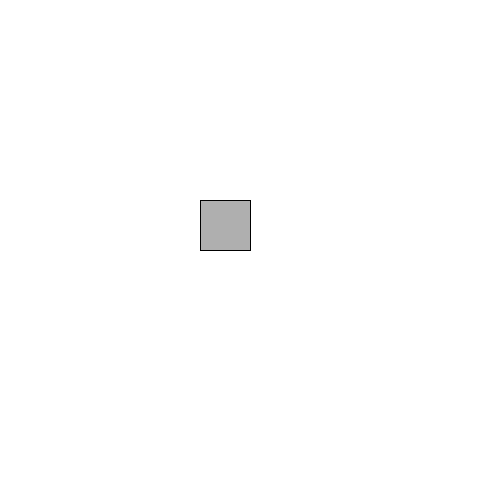
Frame 1 (no input)
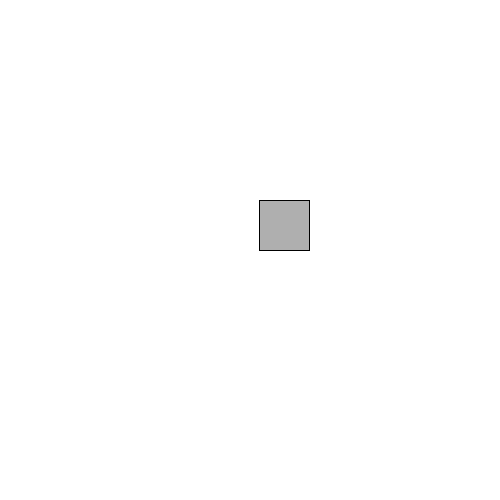
Frame 60 (the mouse pressed at the canvas centre just before this capture)
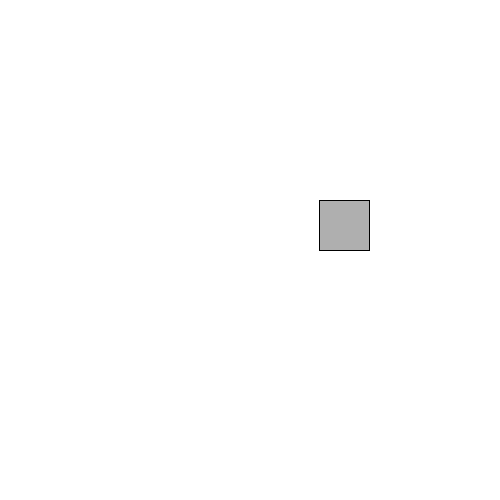
Frame 120 (the mouse held since frame 60 and released just before this capture)

The Processing sketch that drew these frames (run headless with seeded random() and noise(); from frame 60 on, the mouse is pressed at the canvas centre):

// Processing sketch: NVBox
// ── NVBox.pde
// I assigned speedX to move left or right respectively.
// I assigned speedY to move up and down respectively.
int speedX = 1;
int speedY = 0;
// I made it so that the object must be at the middle no matter what size.
float y = height*2;
float x = width*2;
void setup()
{
  size(500,500);
}

void draw() 
{
  background(255);
  stroke(0);
  fill(175);
  rect(x,y,50,50);
  // If x is added to speedX, which is 1 right now, then it must move. The same goes for y if I want to move it.
  x = x + speedX;
  y = y + speedY;
  // If x is greater than the right side, meaning that if the object is at the right side, it must move down, 
  // which will make speedY +1 and speedX 0
  if (x > width/1.12)
  {
    speedX = 0;
    speedY = +1;
  }
  // If y is greater than the lower side, meaning that if the object is at the lower side, it must move left, 
  // which will make speedY 0 and speedX -1
  if (y > height/1.12)
    {
      speedX = -1;
      speedY = 0;
    }
  // If x is less than the left side, meaning that if the object is at the left side, it must move up, 
  // which will make speedY -1 and speedX 0
  if (x < width/130)
    {
      speedX = 0;
      speedY = -1;
    }
  // If y is less than the higher side, meaning that if the object is at the lower side, it must move left, 
  // which will make speedY 0 and speedX +1
  if (y < height/130)
    {
      speedX = +1;
      speedY = 0;
    }
   // I had to go with this because the first if statement didn't work for me for some reason
   // so I went and redid it, but if the object is specifically at the corner, it must move down.
   if (x > width/1.12 && y < height/130)
   {
     speedX = 0;
     speedY = +1;
   }
}
